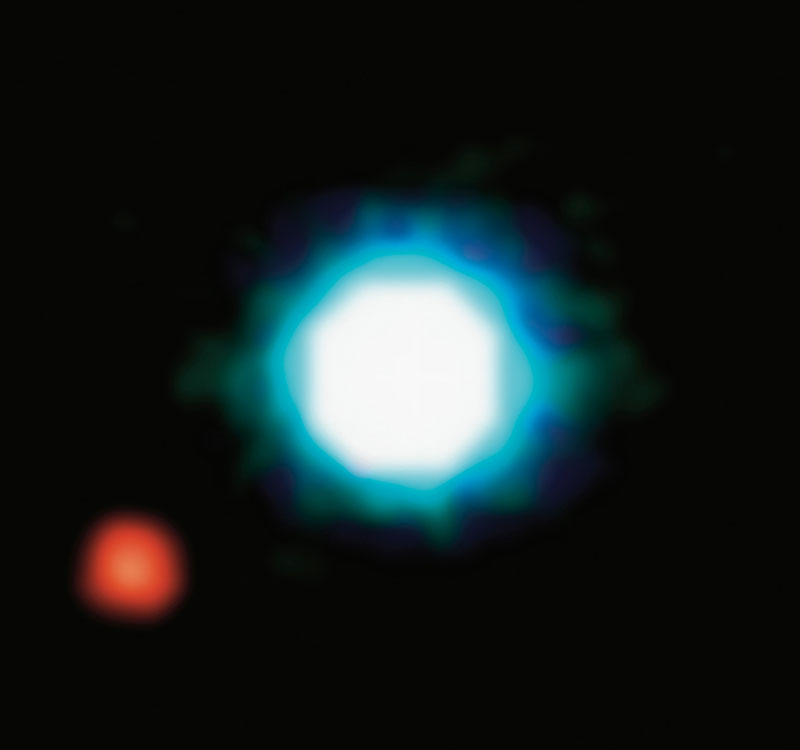
#> input picture Lab 6/300_26a_big-vlt-s.jpg, 800 x 750 px
$ python lab6V2_nedillon.py
#> lines starting #> are read from the running program, lines starting #| are printed output that depends on the picture; after the words box and inside, x2 and y2 are one past the last pixel; in counts of white or black regions, pixels touching at a corner belong together
## CORONASIMULATE  Simulate coronagraph and Gerchberg-Saxton algorithm
#
# A simulation of a coronagraph and the Gerchberg-Saxton algorithm, in the
# context of NASA's Roman Space Telescope, developed to help teach ENCMP
# 100 Computer Programming for Engineers at the University of Alberta. The
# program saves output figures to PNG files for subsequent processing.
#
# Copyright (c) 2022, University of Alberta
# Electrical and Computer Engineering
# All rights reserved.
#
# Student name: Nathan Edillon 92%
# Student CCID: nedillon
# Others: GOLDEN 5%, TOPGUN 3%
#
# To avoid plagiarism, list the names of persons, Version 0 author(s)
# excluded, whose code, words, ideas, or data you used. To avoid
# cheating, list the names of persons, excluding the ENCMP 100 lab
# instructor and TAs, who gave you compositional assistance.
#
# After each name, including your own name, enter in parentheses an
# estimate of the person's contributions in percent. Without these
# numbers, adding to 100%, follow-up questions will be asked.
#
# For anonymous sources, enter pseudonyms in uppercase, e.g., SAURON,
# followed by percentages as above. Email a link to or a copy of the
# source to the lab instructor before the assignment is due.
#
import matplotlib.pyplot as plt
import numpy as np

def main():
    im = loadImage('300_26a_big-vlt-s.jpg')
    (im,Dphi,mask) = opticalSystem(im,300)
    (images,errors) = gerchbergSaxton(im,10,Dphi,mask)
    saveFrames(images,errors)

## Load Image
#  @param name - name of image
#  @return im - pixel data of image
#  reads an image file and converts into raw pixel data
def loadImage(name):
#> called with name = '300_26a_big-vlt-s.jpg'
    im = plt.imread(name)/255
    if len(im.shape) > 2:
        im = (im[:,:,0]+im[:,:,1]+im[:,:,2])/3
#> im: shape (750, 800) float64
    im[im < 0] = 0
    im[im > 1] = 1
    return im

## Optical System
#  @param im - image data
#  @param diameter - desired diameter of circle
#  @return im - altered image data
#  @return Dphi - phase aberration in the pupil plane of the coronagraph
#  @return mask - pixels masked by the circle
#  places a circle in the original photo data and performs some Fourier
#  transformation
def opticalSystem(im,diameter):
    (im, mask) = occultCircle(im,diameter)
    (IMa,IMp) = dft2(im)
    rng = np.random.default_rng(12345)
    imR = rng.random(im.shape)
    (_,Dphi) = dft2(imR)
    im = idft2(IMa,IMp-Dphi)
    return (im,Dphi,mask)

## Occult Circle
#  @param im - image data
#  @param diameter - desired diameter of circle
#  @return im - altered image data
#  @return mask - data of pixels altered with the black circle (boolean)
#  take an image and place a black circle of desired diameter in the center
def occultCircle(im,diameter):
#> called with diameter = 300
    mask = np.full(im.shape, False, dtype = bool)
    radius = diameter // 2
    xCenter = im.shape[0] // 2
#> xCenter = 375
    yCenter = im.shape[1] // 2
#> yCenter = 400
    for x in range(xCenter - radius, xCenter + radius):
        for y in range(yCenter - radius, yCenter + radius):
            if np.sqrt((x - xCenter)**2 + (y - yCenter)**2) <= radius:
                im[x, y] = 0
                mask[x, y] = True
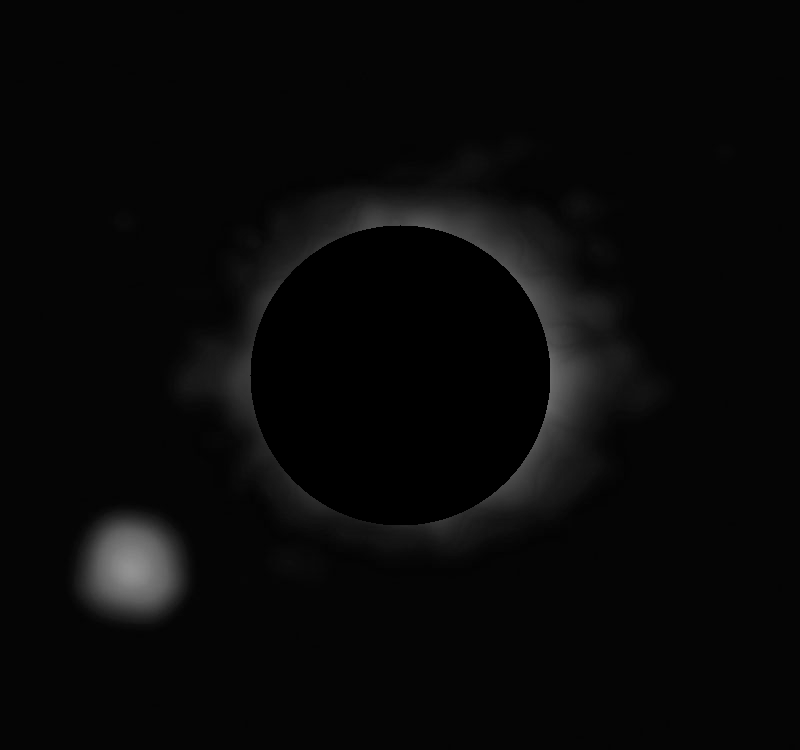
#> im: shape (750, 800) float64; min 0, max 0.576, mean 0.0343
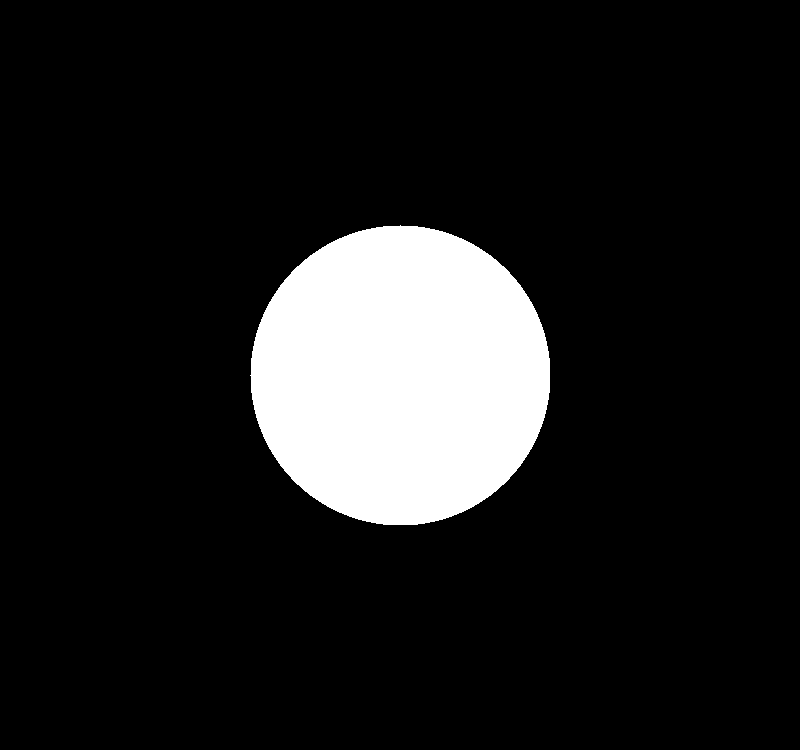
#> mask: shape (750, 800) bool; 11.8% white; 1 white region, box (x1, y1, x2, y2) and area: (250, 225, 550, 525) 70679
    return (im, mask)

# (IMa,IMp) = dft2(im) returns the amplitude, IMa, and phase, IMp, of the
# 2D discrete Fourier transform of a grayscale image, im. The image, a 2D
# array, must have entries between 0 and 1. The phase is in radians.
def dft2(im):
    IM = np.fft.rfft2(im)
    IMa = np.abs(IM)
    IMp = np.angle(IM)
    return (IMa,IMp)

# im = idft2(IMa,IMp) returns a grayscale image, im, with entries between
# 0 and 1 that is the inverse 2D discrete Fourier transform (DFT) of a 2D
# DFT specified by its amplitude, IMa, and phase, IMp, in radians.
def idft2(IMa,IMp):
    IM = IMa*(np.cos(IMp)+1j*np.sin(IMp))
    im = np.fft.irfft2(IM)
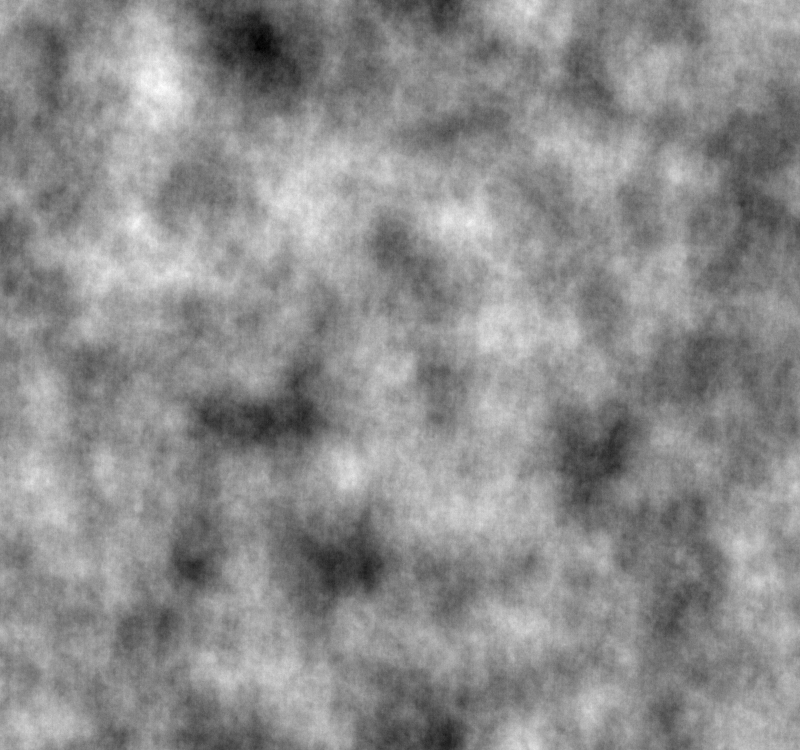
#> im: shape (750, 800) float64; min -0.223, max 0.241, mean 0.0343; drawn with min black and max white
    im[im < 0] = 0
#> in main, `(im,Dphi,mask) = opticalSystem(im,300)`:
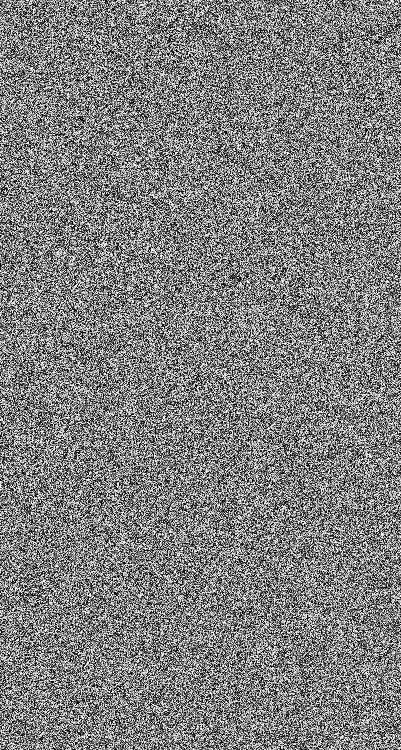
#> Dphi: shape (750, 401) float64; min -3.14, max 3.14, mean -0.00177; drawn with min black and max white
    im[im > 1] = 1
    return im

## Occult Error
#  @param im - image data
#  @param mask - masked pixel data
#  @return error - sum of squared data of masked pixels
#  the error is the sum of all squared values of masked pixels
def occultError(im,mask):
    error = np.sum(im[mask]**2)
    return error

## Gerchberg Saxton Algorithm
#  @param im - image data
#  @param maxIters - the amount of iterations to create
#  @param Dphi - phase aberration in the pupil plane of the coronagraph
#  @param mask - masked pixel data
#  @return images - image data post-algorithm
#  @return errors - data of mask error
#  does some math to simulate the GS algorithm, creating a set of images of
#  a desired amount of iterations, printing its progression in the console
def gerchbergSaxton(im,maxIters,Dphi,mask):
#> called with maxIters = 10
    (IMa,IMp) = dft2(im)
#> in dft2 (call 3), `IMp = np.angle(IM)`:
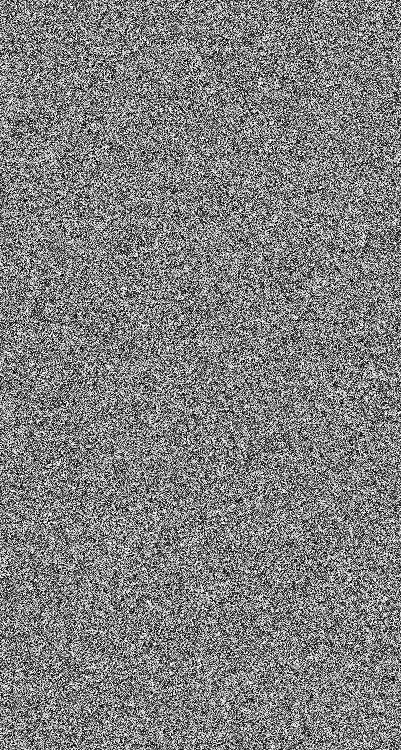
#> IMp: shape (750, 401) float64; min -3.14, max 3.14, mean 0.00515; drawn with min black and max white
    images = []
    errors = []
    for k in range(maxIters+1):
        print("Iteration %d of %d" % (k,maxIters))
        im = idft2(IMa,IMp+(k/maxIters*Dphi))
        images.append(im)
        errors.append(occultError(im,mask))
#> this loop made 11 passes
#> error in occultError on passes 1 to 11: 385.2, 360.4, 325.9, 283.7, 236.7, 188.4, 142.8, 103.2, 72.31, 52.01, 43.05
#> pass 2, in idft2 (call 3), `im = np.fft.irfft2(IM)`:
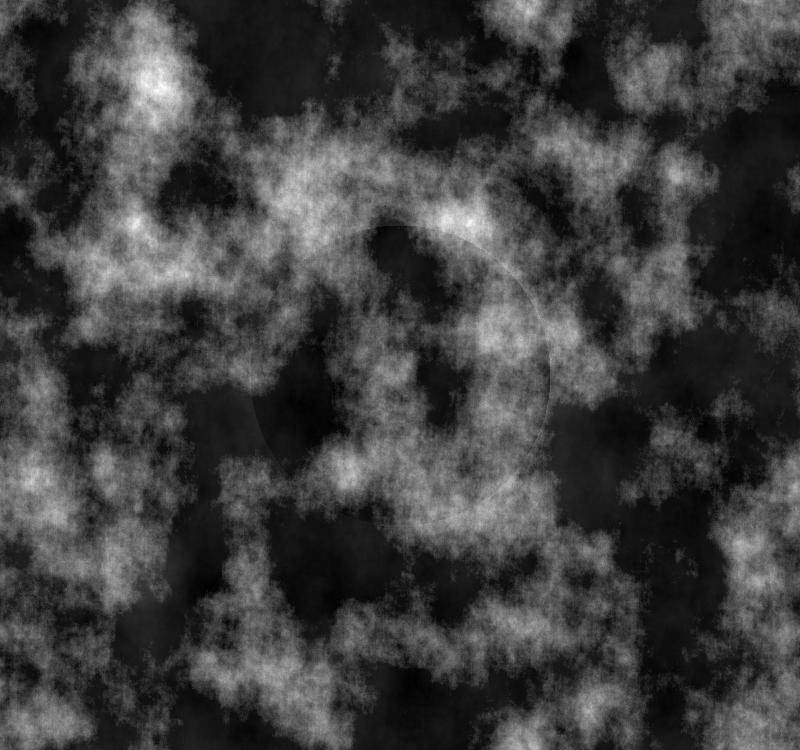
#> im: shape (750, 800) float64; min -0.0195, max 0.24, mean 0.0442; drawn with min black and max white
#> after the loop, errors = [385.2, 360.4, 325.9, 283.7, 236.7, 188.4, 142.8, 103.2, 72.31, 52.01, 43.05]; images = 11 items
    return (images,errors)

## Save Frames
#  @param images - data of a set of images
#  @param errors - masked error data
#  takes data that forms black and white images to simulate a coronagraph,
#  graphs error data per iteration on top of the simulation and saves them
#  as "coronograph" .png files
def saveFrames(images,errors):
    shape = (images[0].shape[0],images[0].shape[1],3)
#> shape = (750, 800, 3)
    image = np.zeros(shape,images[0].dtype)
    maxIters = len(images)-1
#> maxIters = 10
    iterations = []
    sumError = []
    maxError = max(errors)
#> maxError = 385.2
    for k in range(maxIters+1):
        image[:,:,0] = images[k]
        image[:,:,1] = images[k]
        image[:,:,2] = images[k]
        iterations.append(k)
        sumError.append(errors[k])
        plt.xlabel("Iteration")
        plt.ylabel("Sum Square Error")
        plt.xlim(0, maxIters)
        plt.ylim(0, maxError)
        plt.plot(iterations, sumError, "r-")
        plt.imshow(image, extent = (0, maxIters, 0, maxError))
        plt.gca().set_aspect(maxIters/maxError)
        plt.title("Coronagraph Simulation")
        plt.savefig('coronagraph'+str(k)+'.png')
        plt.show()
#> this loop made 11 passes
#> pass 1, in saveFrames, `plt.savefig('coronagraph'+str(k)+'.png')`:
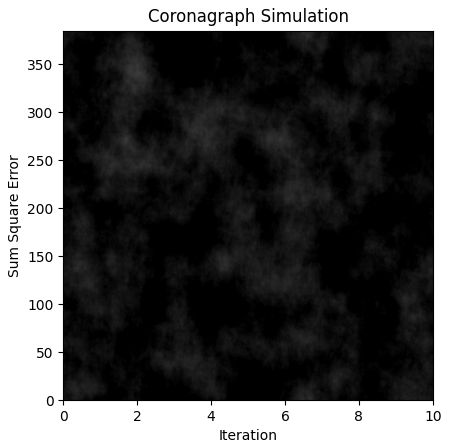
#> figure drawn by matplotlib, 1 panel
#> after the loop, iterations = [0, 1, 2, 3, 4, 5, 6, 7, 8, 9, 10]; sumError has the same summary as errors in gerchbergSaxton

main()
